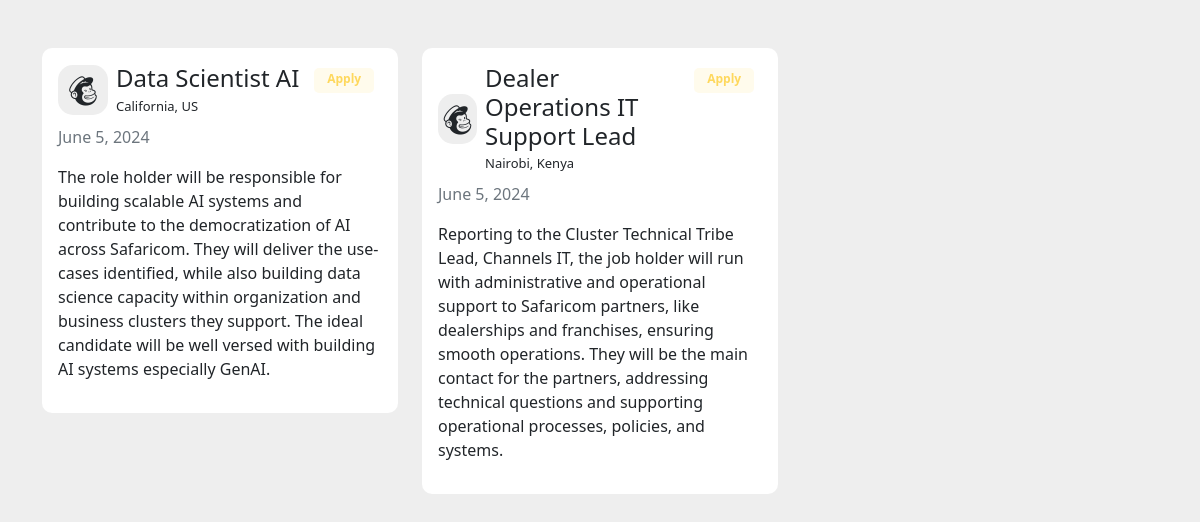
The app's page /careers/ with its own data.
### HumanResource/models.py (models this page shows, shortened)
class Job(models.Model):
    job_title = models.CharField(max_length=100, null=False)
    department = models.CharField(max_length=50, choices=departments)
    salary = models.IntegerField()
    location = models.CharField(max_length=100, choices=locations)
    introduction = models.CharField(max_length=220)
    brief_posting_description = models.CharField(max_length=400)
    responsibilities = models.CharField(max_length=3000)
    qualifications = models.CharField(max_length=1500)
    is_active = models.BooleanField(default=True)
    date_posted = models.DateField(auto_now_add=True)
    shortlist = models.ManyToManyField('Applicant', related_name='shortlisted_jobs', blank=True)

### HumanResource/views.py (the view)
# urls.py: path('careers/', views.careers, name='careers'),
def careers(request):
    jobs = Job.objects.filter(is_active=True)
    return render(request, 'app/careers.html', locals())

### HumanResource/templates/app/careers.html (shortened to what this page needs)
<!DOCTYPE html>
<html lang="en">
<head>
  <link rel="stylesheet" href="https://cdn.jsdelivr.net/npm/bootstrap@5.0.0-beta1/dist/css/bootstrap.min.css">
  <link rel="stylesheet" href="https://cdn.jsdelivr.net/npm/bootstrap@5.0.0-beta1/dist/js/bootstrap.bundle.min.js">
  <link rel="stylesheet" href="https://cdnjs.cloudflare.com/ajax/libs/jquery/3.2.1/jquery.min.js">
  <link rel="stylesheet" href="https://cdn.jsdelivr.net/npm/boxicons@latest/css/boxicons.min.css">
</head>
<body>
  <div class="container mt-5 mb-3">
    <div class="row">
      {% if jobs %}
      {% for job in jobs %}
      <div class="col-md-4">
        <div class="card p-3 mb-2">
            <div class="d-flex justify-content-between">
                <div class="d-flex flex-row align-items-center">
                    <div class="icon"> <i class="bx bxl-mailchimp"></i> </div>
                    <div class="ms-2 c-details">
                        <h4 class="mb-0">{{ job.job_title }}</h4> <span>{{ job.location }}</span>
                    </div>
                </div>
                <a href="{% url 'job-detail' job.id %}" style="text-decoration: none;"><div class="badge"> <span>Apply</span> </div></a>
            </div>
            <div class="mt-2">
              <span class="text-muted">{{ job.date_posted }}</span>
            </div>
            <div class="mt-2">
                <div class="mt-2">
                      <p>{{ job.brief_posting_description }}</p>
                </div>
            </div>
        </div>
    </div>
      {%  endfor %}
      {% else %}
      <h4 class="mb-0">No vacancies available</h4>
      {% endif %}
    </div>
</div>
</body>
</html>

### HumanResource/templates/app/careers.html (style rules this page uses)
body { background-color: #eee }
.card { border: none; border-radius: 10px }
.c-details span { font-weight: 300; font-size: 13px }
.icon { width: 50px; height: 50px; background-color: #eee; border-radius: 15px; display: flex; align-items: center; justify-content: center; font-size: 39px }
.badge span { background-color: #fffbec; width: 60px; height: 25px; padding-bottom: 3px; border-radius: 5px; display: flex; color: #fed85d; justify-content: center; align-items: center }

### records on screen
Job: job_title "Data Scientist AI", location "California, US", date_posted "June 5, 2024", brief_posting_description "The role holder will be responsible for building scalable AI systems and contribute to the democratization of AI across Safaricom. They will deliver the use-cases identified, while also building data science capacity within organization and business clusters they support. The ideal candidate will be well versed with building AI systems especially GenAI."
Job: job_title "Dealer Operations IT Support Lead", location "Nairobi, Kenya", date_posted "June 5, 2024", brief_posting_description "Reporting to the Cluster Technical Tribe Lead, Channels IT, the job holder will run with administrative and operational support to Safaricom partners, like dealerships and franchises, ensuring smooth operations. They will be the main contact for the partners, addressing technical questions and supporting operational processes, policies, and systems."
